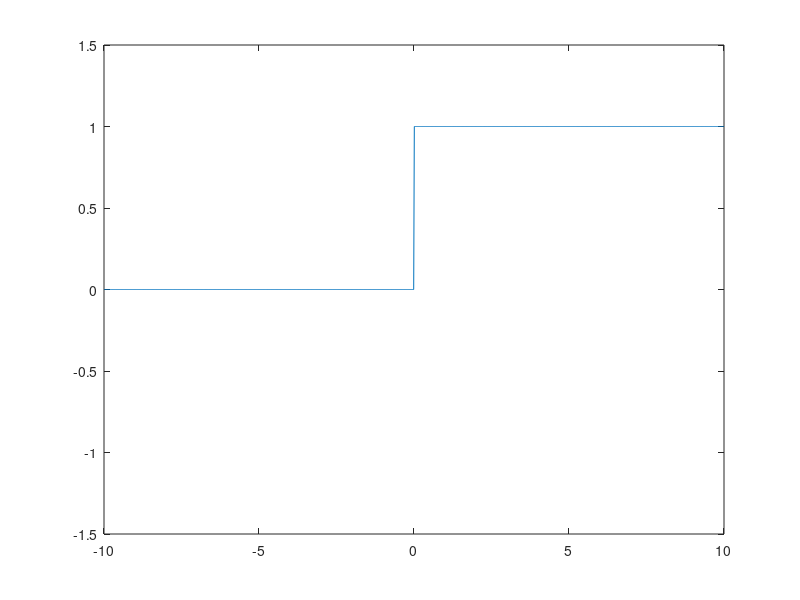

MATLAB code for this plot:
%Generation_of_unit_step_function_using_signum_function
clc;close all; clear;
t=-10:0.01:10;
step=0.5*sign(t)+0.5;
subplot(111);plot(t,step);
axis([-10 10 -1.5 1.5])
